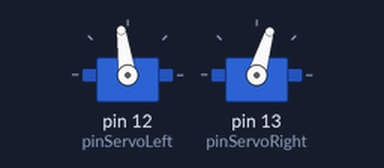
Recording of a sketch running on a simulated Arduino Uno, built with avr-gcc and run on an emulated ATmega328P. Parts: 2 × servo.

Above: at 0.05 s.
At 14.0 s:
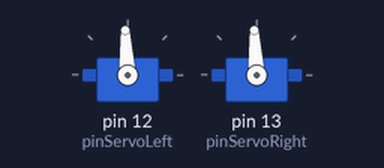
Timing chart, 0 to 18.2 s (numbered marks = the images above):
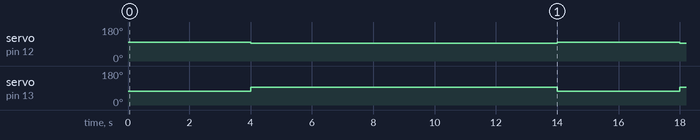

The sketch:

servoExample.ino
```cpp
#include <Servo.h>
Servo servoLeft;
Servo servoRight;
int pinServoLeft = 12;
int pinServoRight = 13;


void setup() {
  // put your setup code here, to run once:
  Serial.begin(9600);
  servoLeft.attach(pinServoLeft);
  servoRight.attach(pinServoRight);

}

void loop() {
  servoLeft.writeMicroseconds(1550);
  servoRight.writeMicroseconds(1300);
  delay(4000);
  servoLeft.writeMicroseconds(1500);
  servoRight.writeMicroseconds(1500);
  delay(10000);

}
```

Measured:
- by itself, servo on pin 12 (pinServoLeft): alternates 98° for 4.0 s and 93° for 10.0 s
- by itself, servo on pin 13 (pinServoRight): alternates 93° for 10.0 s and 73° for 4.0 s
